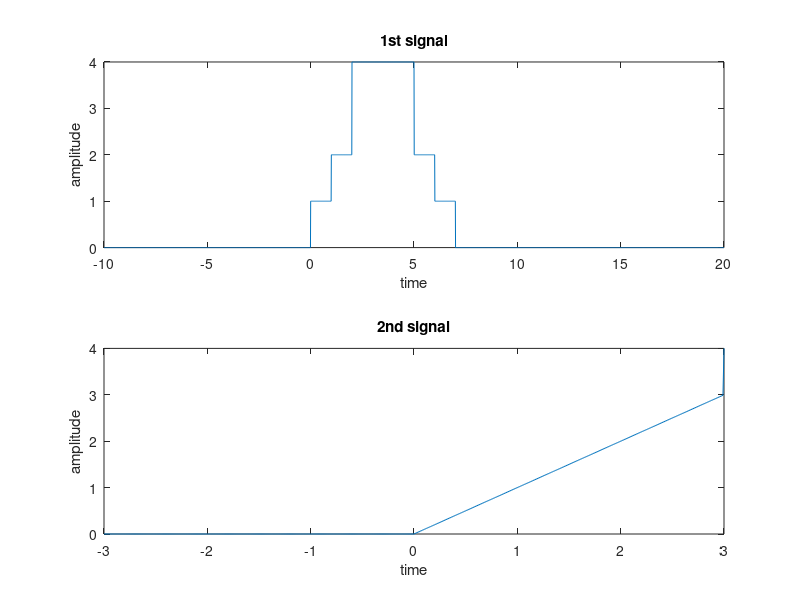

MATLAB code to generate this figure:
clc
clear all
close all
t = -10:0.01:20;
n1 = t>=0 & t<=7;
n2 = t>=1 & t<=6;
n3 = t>=2 & t<=5;
s1 = n1+n2+2*n3;
subplot(2,1,1);
plot(t,s1);
xlabel('time');
ylabel('amplitude');
title('1st signal');
t1 = -3:0.01:3 ;
impulse = t1>=0;
n11 = t1.*impulse;
n22 = t1>=3 & t1<=5;
s2 = n11+n22;
subplot(2,1,2);
plot(t1,s2);
xlabel('time');
ylabel('amplitude');
title('2nd signal');